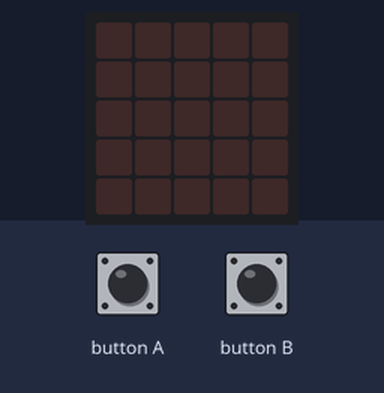
The program below on a simulated BBC micro:bit (MakeCode). Parts: the board's 5×5 LED display. The inputs (shaded band) are chosen by the test bench.

Above: at 1.2 s.
1.3 s: button A pressed for 0.15 s
At 1.8 s:
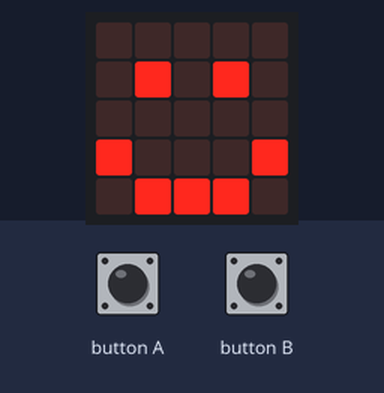
4.3 s: button B pressed for 0.15 s
At 5.3 s:
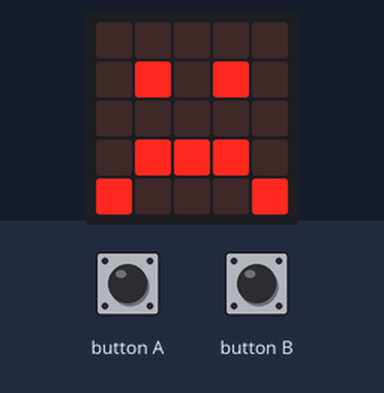
Timing chart, 0 to 7.3 s (numbered marks = the images above; inputs shaded):
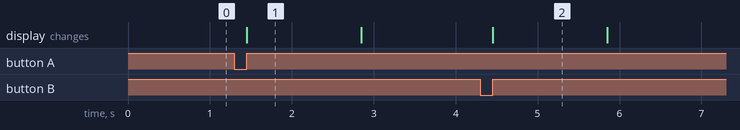

The program:

main.ts
```typescript
input.onButtonPressed(Button.A, function () {
    led.stopAnimation()
    basic.showLeds(`
        . . . . .
        . # . # .
        . . . . .
        # . . . #
        . # # # .
        `)
    clearMonitor()
})
function clearMonitor () {
    basic.pause(1000)
    basic.clearScreen()
}
input.onButtonPressed(Button.B, function () {
    led.stopAnimation()
    basic.showLeds(`
        . . . . .
        . # . # .
        . . . . .
        . # # # .
        # . . . #
        `)
    clearMonitor()
})
basic.forever(function () {

})
```

test.ts
```typescript
// i test vanno qui; questi non saranno compilati quando questo pacchetto viene usato come estensione.
```

Measured:
- after the input at 1.3 s, the display: changes after 0.15 s (image 1)
- after the input at 4.3 s, the display: changes after 0.15 s (image 2)
- what the display in image 1 shows lasts 1.4 s, from 1.5 s to 2.9 s
